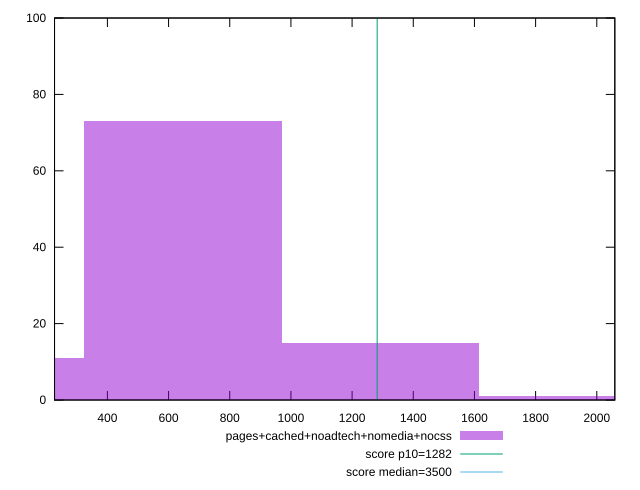

Reproduce this figure in gnuplot.
reset

$pagesCachedNoadtechNomediaNocss <<EOF
646.2290332372326 73
0 11
1292.458066474465 15
1938.6870997116976 1
EOF

set key outside below
set boxwidth 646.2290332372326
set xrange [227.156:2058.9599999999996]
set yrange [0:100]
set trange [0:100]
set style fill transparent solid 0.5 noborder

set parametric
set terminal svg size 640, 490 enhanced background rgb 'white'
set output "report_00015_2021-02-09T16-11-33.973Z/bootup-time/comparison/histogram/4_vs_5.svg"

plot $pagesCachedNoadtechNomediaNocss title "pages+cached+noadtech+nomedia+nocss" with boxes, \
     1282,t title "score p10=1282", \
     3500,t title "score median=3500"

reset
